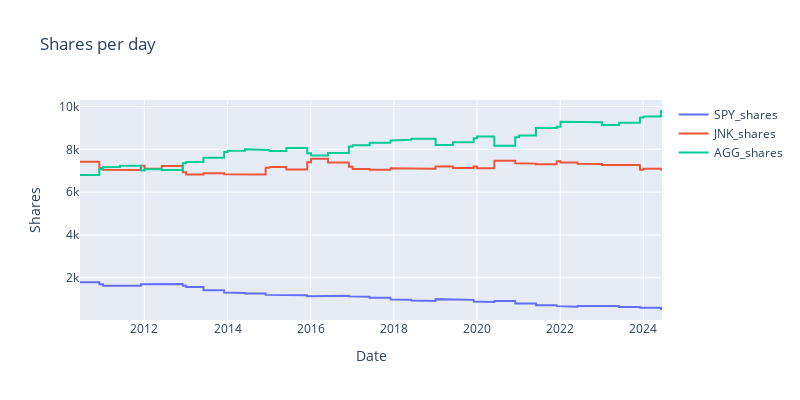
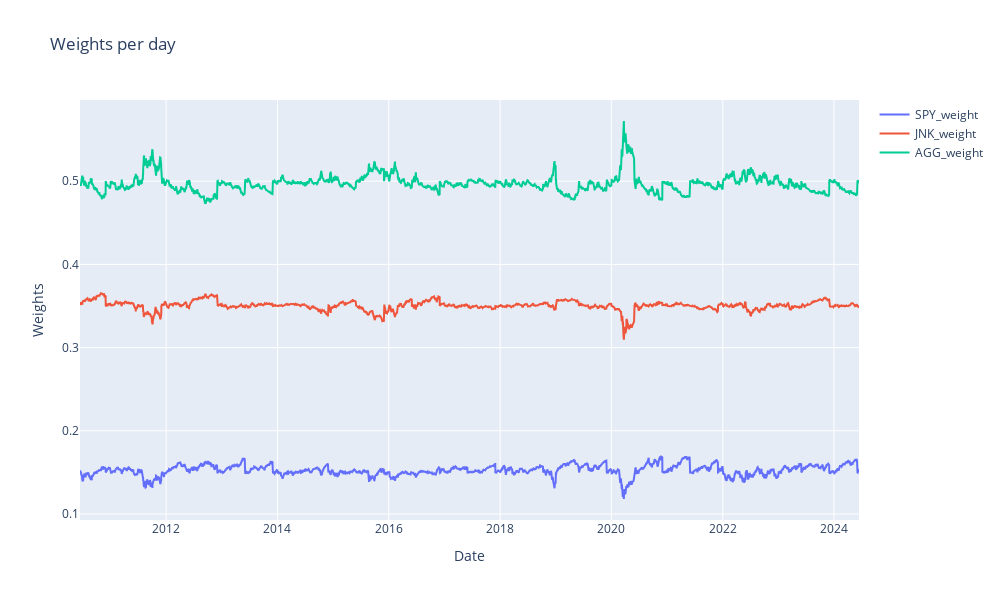

Notebook cell for these charts, in order:
### Code cell
fig = go.Figure()

# Loop through each stock and add a trace for its shares
for stock in stocks:
    fig.add_trace(go.Scatter(x=stock_data.index, y=shares_df[stock+'_shares'], mode='lines', name=stock+'_shares'))

fig.update_layout(title='Shares per day',
                  xaxis_title='Date',
                  yaxis_title='Shares',
                  width=800,
                  height=400)

fig.show()

fig = go.Figure()

# Loop through each stock and add a trace for its shares
for stock in stocks:
    fig.add_trace(go.Scatter(x=stock_data.index, y=stock_data[stock + '_weight'], mode='lines', name=stock + '_weight'))

fig.update_layout(title='Weights per day',
                  xaxis_title='Date',
                  yaxis_title='Weights',
                  width=1000,
                  height=600)

fig.show()

### Figure 1 — Plotly figure (JSON) as saved in the notebook; plotly's stock layout.template omitted (floating-point values rounded to 4 significant figures; data arrays with more than 128 entries replaced by an {"elided": "..."} marker saying what was removed)
{"data": [{"mode": "lines", "name": "SPY_shares", "type": "scatter", "x": {"elided": "3524 str values"}, "y": {"elided": "3525 int values"}}, {"mode": "lines", "name": "JNK_shares", "type": "scatter", "x": {"elided": "3524 str values"}, "y": {"elided": "3525 int values"}}, {"mode": "lines", "name": "AGG_shares", "type": "scatter", "x": {"elided": "3524 str values"}, "y": {"elided": "3525 int values"}}], "layout": {"height": 400, "title": {"text": "Shares per day"}, "width": 800, "xaxis": {"title": {"text": "Date"}}, "yaxis": {"title": {"text": "Shares"}}}}

### Figure 2 — Plotly figure (JSON) as saved in the notebook; plotly's stock layout.template omitted (floating-point values rounded to 4 significant figures; data arrays with more than 128 entries replaced by an {"elided": "..."} marker saying what was removed)
{"data": [{"mode": "lines", "name": "SPY_weight", "type": "scatter", "x": {"elided": "3524 str values"}, "y": {"elided": "3524 float values"}}, {"mode": "lines", "name": "JNK_weight", "type": "scatter", "x": {"elided": "3524 str values"}, "y": {"elided": "3524 float values"}}, {"mode": "lines", "name": "AGG_weight", "type": "scatter", "x": {"elided": "3524 str values"}, "y": {"elided": "3524 float values"}}], "layout": {"height": 600, "title": {"text": "Weights per day"}, "width": 1000, "xaxis": {"title": {"text": "Date"}}, "yaxis": {"title": {"text": "Weights"}}}}
